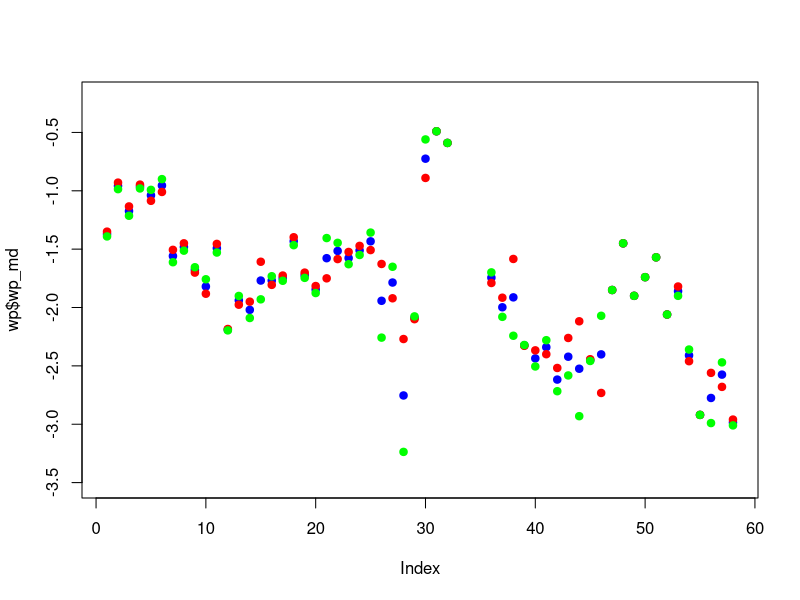
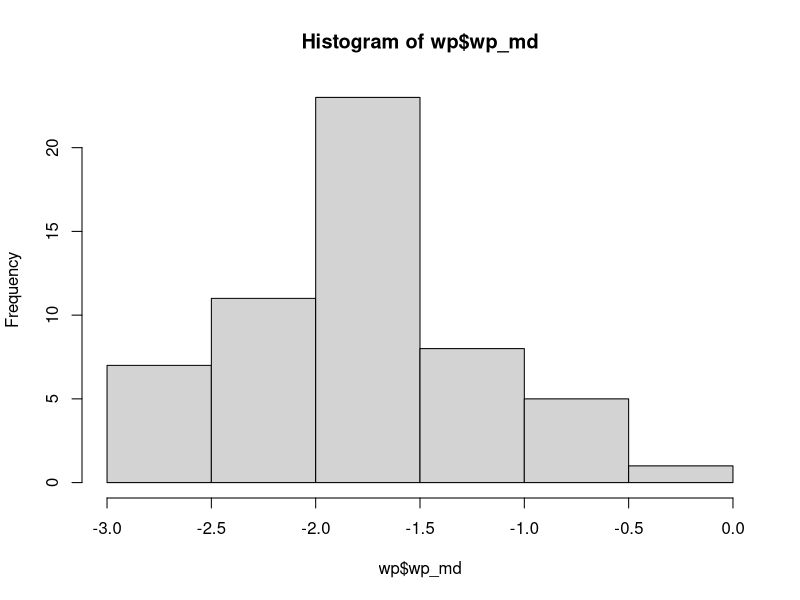
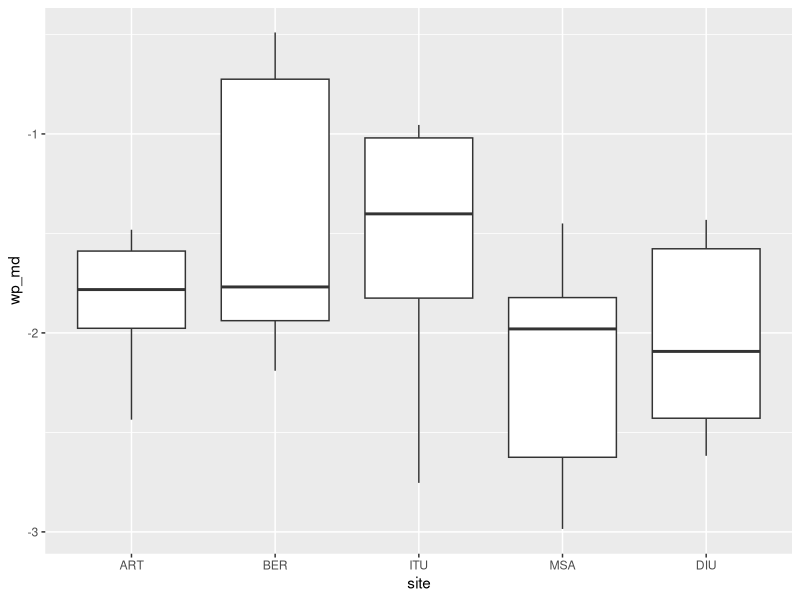
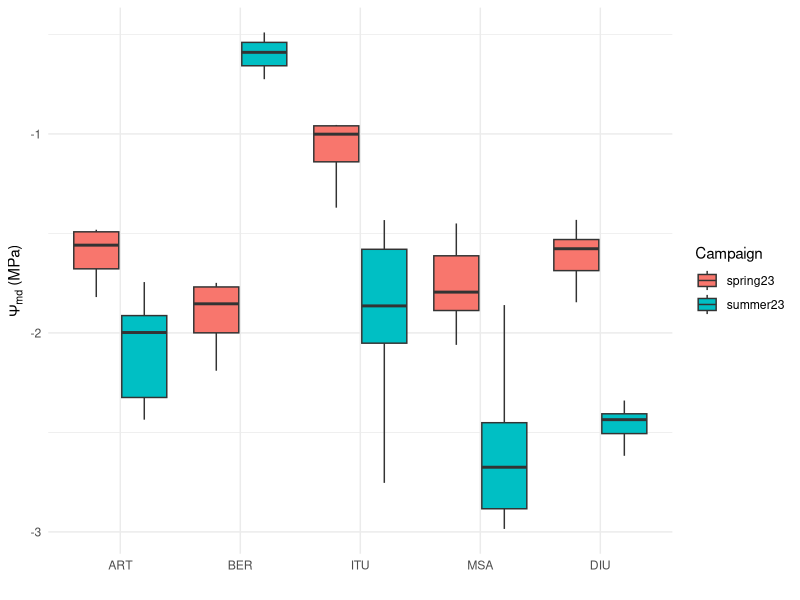

Reproduce these figures in R, in order.
library(tidyverse)

wp <- read.csv("gradienteData/wp_gradiente_2023/lwp_gradiente_2023.csv") %>% 
  mutate(site = factor(site, levels = c("ART", "BER", "ITU", "MSA", "DIU"))) %>% 
  mutate(wp_md = (wp_midday_1 + wp_midday_2)/2) %>% 
  filter(campaign == "spring23" | campaign == "summer23")

wp_summ <- wp %>% 
  group_by(site, campaign) %>% 
  summarise(wp_mean = mean(wp_md, na.rm =T), wp_se = sd(wp_md, na.rm =T)/sqrt(length(wp_md)))
write.csv(wp_summ, file = "kk.csv")

plot(wp$wp_md, pch = 19, col ="blue", ylim = c(-3.5, -0.2))
points(wp$wp_midday_1, pch = 19, col = "red")
points(wp$wp_midday_2, pch = 19, col = "green")

# some differences between replicates within leaves, but within range.
# We do not discard any values.

hist(wp$wp_md)
summary(lm(wp_md ~ site * campaign, data = wp))
anova(lm(wp_md ~ site * campaign, data = wp))
TukeyHSD(aov(wp_md ~ site, data = wp))
TukeyHSD(aov(wp_md ~ site *campaign, data = wp))

ggplot(wp, aes(x = site, y = wp_md)) +
  geom_boxplot(position = position_dodge(width = 0.8))

ggplot(wp, aes(x = site, y = wp_md, fill = campaign)) +
  geom_boxplot(position = position_dodge(width = 0.8)) +
  labs(
    x = "",
    y = expression(Psi[md]~"(MPa)"),
    fill = "Campaign"
  ) +
  theme_minimal()

# differences between seasons: more negative wp_md in summer
# differences among sites: (ART = BER)ab = (DIU)b < ITUab
# BER shows the opposite pattern between summer and spring (rainy day)

